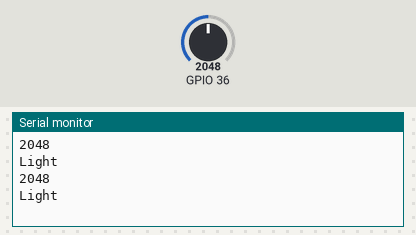
The sketch below on a simulated ESP32. Shown: the last lines printed to the serial monitor. The test bench sets the inputs (shaded band); at power-on: GPIO 36 = 2048.

Above: at 2.8 s.
2.9 s: GPIO 36 set to 309
At 5.2 s:
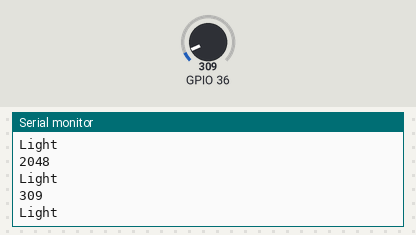
5.6 s: GPIO 36 set to 267
At 7.0 s:
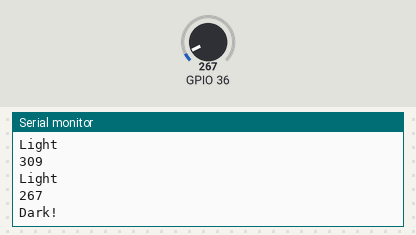
Timing chart, 0 to 8.6 s (numbered marks = the images above; inputs shaded):
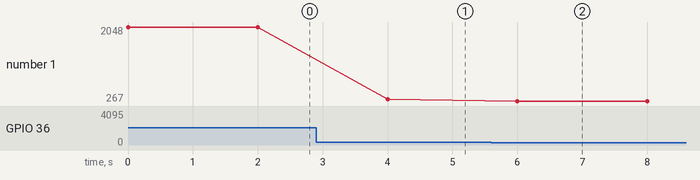

Measured:
- the behaviour switches between 281 and 280 on GPIO 36 (found by bisection; images 1 and 2)
- after the input at 2.9 s, the serial monitor: prints a new line after 1.1 s (image 1)
- after the input at 5.6 s, the serial monitor: prints a new line after 0.40 s (image 2)
- plotted number 1: 2048 → 309 after the input at 2.9 s, 309 → 267 after the input at 5.6 s

The sketch:

pir_buzzer.ino
```cpp
void setup() {
  Serial.begin(9600);
  pinMode(A0, INPUT);
}

void loop() {
  int val = analogRead(A0);
  Serial.println(val);
  if (val<=280) {
    Serial.println("Dark!");
  } else {
    Serial.println("Light");
  }
  delay(2000);
}
```
